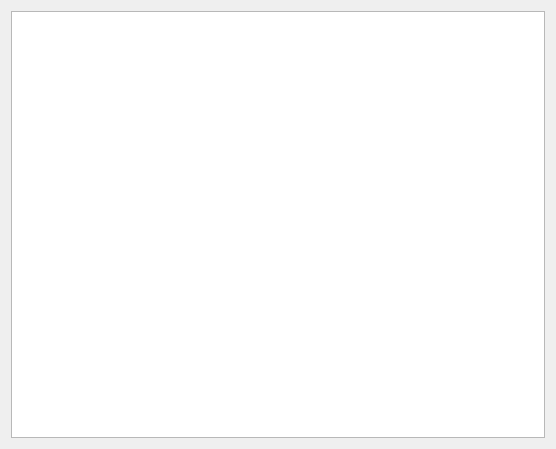
<?xml version="1.0" encoding="UTF-8"?>
<ui version="4.0">
 <class>Dialog</class>
 <widget class="QDialog" name="Dialog">
  <property name="geometry">
   <rect>
    <x>0</x>
    <y>0</y>
    <width>556</width>
    <height>449</height>
   </rect>
  </property>
  <property name="windowTitle">
   <string>Dialog</string>
  </property>
  <layout class="QGridLayout" name="gridLayout">
   <item row="0" column="0">
    <widget class="QTableView" name="tableView"/>
   </item>
  </layout>
 </widget>
 <resources/>
 <connections/>
</ui>
